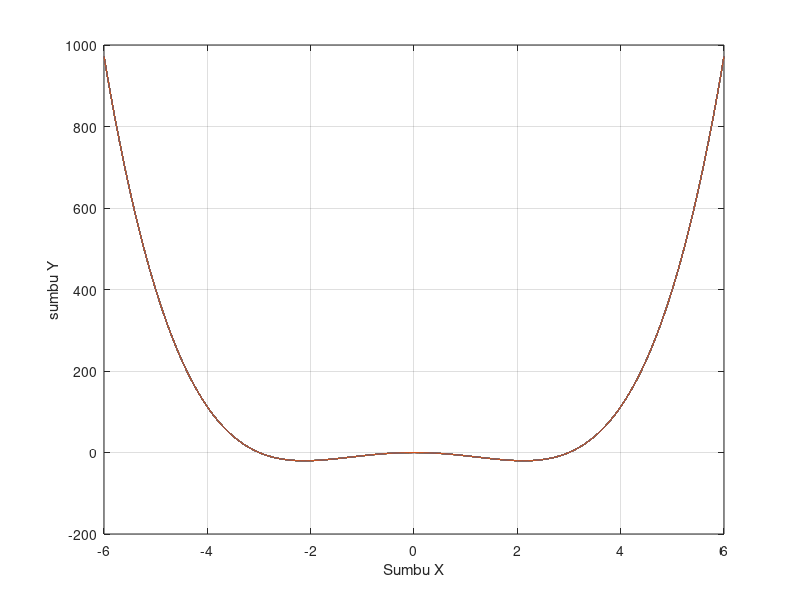

This chart was generated by the following MATLAB code:
A=-6:0.1:6; 
i=1;  

figure;
while i <= length(A)
    y=A.^4-9*A.^2;
plot(A,y); 
hold on; 
i=i+1; 
end 
grid on;
xlabel('Sumbu X'), ylabel('sumbu Y');
